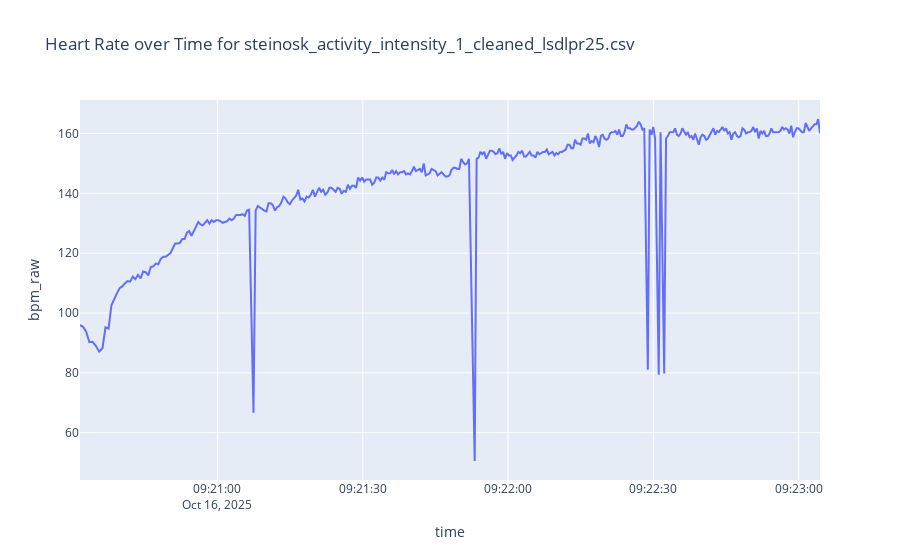
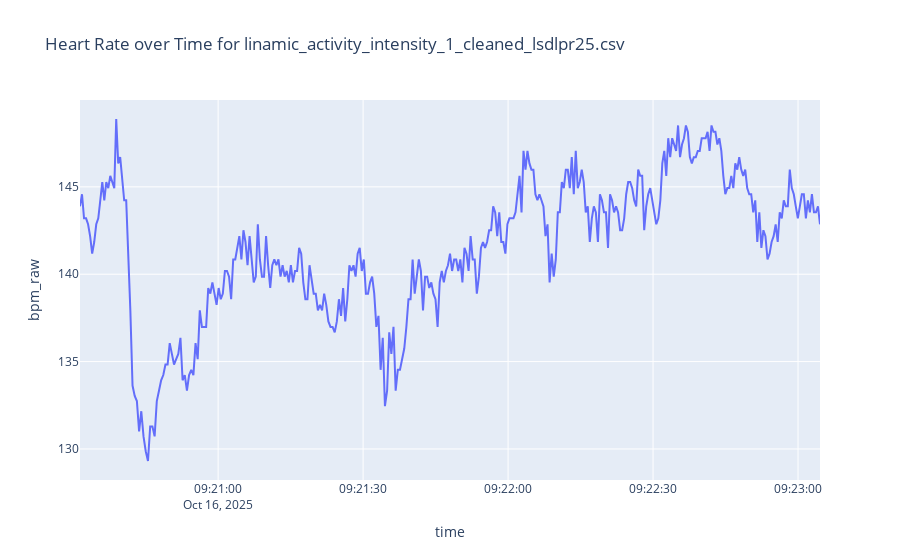
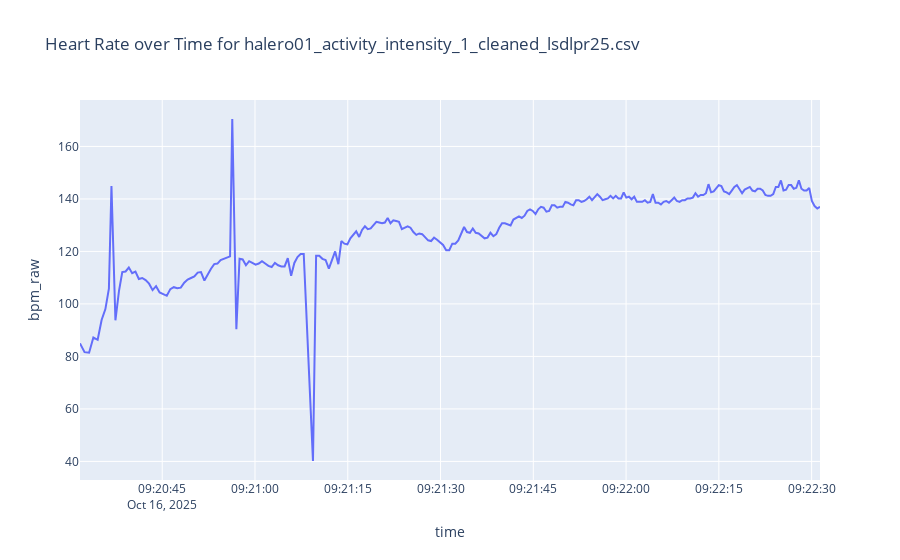
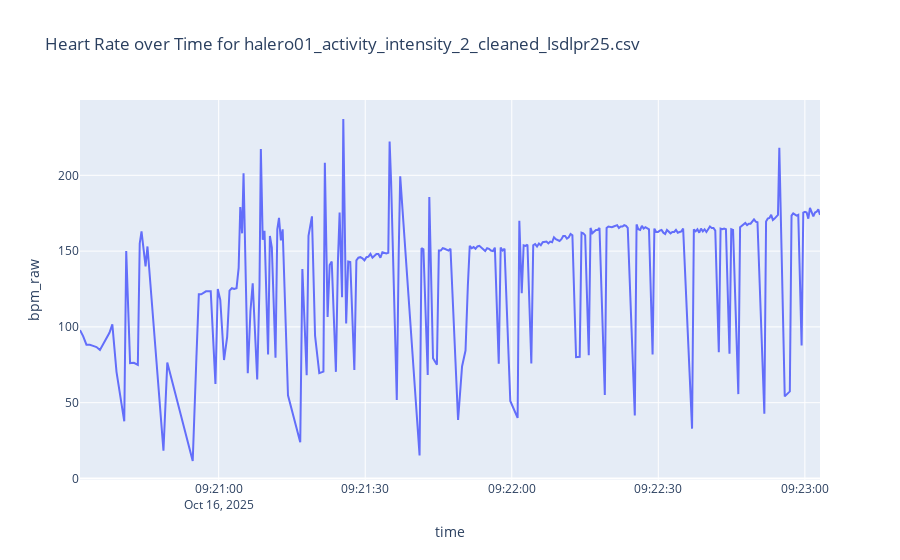

Here is the notebook cell these charts were saved with, in order:
### Code cell
data_path = "data"

class DataLoader:
    def __init__(self, data_path):
        self.data_path = data_path

    def load_csv(self, filename):
        file_path = os.path.join(self.data_path, filename)
        return pd.read_csv(file_path)

    def determine_cleaned_files(self):
        all_files = os.listdir(self.data_path)
        cleaned_files = [f for f in all_files if 'cleaned' in f]
        return cleaned_files
    
    def determine_person(self, filename):
        # Assuming the filename format is 'personID_data_cleaned.csv'
        person_id = filename.split('_')[0]
        return person_id
    
    def determine_intensity(self, filename):
        # Placeholder logic for intensity determination halero01_activity_intensity_2_cleaned_lsdlpr25.csv 
        if 'intensity_1' in filename:
            return 'low'
        elif 'intensity_2' in filename:
            return 'medium'
        elif 'intensity_3' in filename:
            return 'high'
        else:
            return 'unknown'
    
    def return_person_data(self, person_id, intensity):
        cleaned_files = self.determine_cleaned_files()
        for file in cleaned_files:
            if self.determine_person(file) == person_id and self.determine_intensity(file) == intensity:
                return self.load_csv(file)
        return None
    
data_loader = DataLoader(data_path)

import plotly.express as px


for file in data_loader.determine_cleaned_files():
    df = data_loader.load_csv(file)
    fig = px.line(df, x='time', y='bpm_raw', title=f'Heart Rate over Time for {file}')
    fig.show()

### Figure 1 — Plotly figure (JSON) as saved in the notebook; plotly's stock layout.template omitted (floating-point values rounded to 4 significant figures; data arrays with more than 128 entries replaced by an {"elided": "..."} marker saying what was removed)
{"data": [{"hovertemplate": "time=%{x}<br>bpm_raw=%{y}<extra></extra>", "legendgroup": "", "line": {"color": "#636efa", "dash": "solid"}, "marker": {"symbol": "circle"}, "mode": "lines", "name": "", "orientation": "v", "showlegend": false, "type": "scatter", "x": {"elided": "362 str values"}, "xaxis": "x", "y": {"elided": "362 float values"}, "yaxis": "y"}], "layout": {"legend": {"tracegroupgap": 0}, "title": {"text": "Heart Rate over Time for steinosk_activity_intensity_1_cleaned_lsdlpr25.csv"}, "xaxis": {"anchor": "y", "domain": [0, 1], "title": {"text": "time"}}, "yaxis": {"anchor": "x", "domain": [0, 1], "title": {"text": "bpm_raw"}}}}

### Figure 2 — Plotly figure (JSON) as saved in the notebook; plotly's stock layout.template omitted (floating-point values rounded to 4 significant figures; data arrays with more than 128 entries replaced by an {"elided": "..."} marker saying what was removed)
{"data": [{"hovertemplate": "time=%{x}<br>bpm_raw=%{y}<extra></extra>", "legendgroup": "", "line": {"color": "#636efa", "dash": "solid"}, "marker": {"symbol": "circle"}, "mode": "lines", "name": "", "orientation": "v", "showlegend": false, "type": "scatter", "x": {"elided": "362 str values"}, "xaxis": "x", "y": {"elided": "362 float values"}, "yaxis": "y"}], "layout": {"legend": {"tracegroupgap": 0}, "title": {"text": "Heart Rate over Time for linamic_activity_intensity_1_cleaned_lsdlpr25.csv"}, "xaxis": {"anchor": "y", "domain": [0, 1], "title": {"text": "time"}}, "yaxis": {"anchor": "x", "domain": [0, 1], "title": {"text": "bpm_raw"}}}}

### Figure 3 — Plotly figure (JSON) as saved in the notebook; plotly's stock layout.template omitted (floating-point values rounded to 4 significant figures; data arrays with more than 128 entries replaced by an {"elided": "..."} marker saying what was removed)
{"data": [{"hovertemplate": "time=%{x}<br>bpm_raw=%{y}<extra></extra>", "legendgroup": "", "line": {"color": "#636efa", "dash": "solid"}, "marker": {"symbol": "circle"}, "mode": "lines", "name": "", "orientation": "v", "showlegend": false, "type": "scatter", "x": {"elided": "252 str values"}, "xaxis": "x", "y": {"elided": "252 float values"}, "yaxis": "y"}], "layout": {"legend": {"tracegroupgap": 0}, "title": {"text": "Heart Rate over Time for halero01_activity_intensity_1_cleaned_lsdlpr25.csv"}, "xaxis": {"anchor": "y", "domain": [0, 1], "title": {"text": "time"}}, "yaxis": {"anchor": "x", "domain": [0, 1], "title": {"text": "bpm_raw"}}}}

### Figure 4 — Plotly figure (JSON) as saved in the notebook; plotly's stock layout.template omitted (floating-point values rounded to 4 significant figures; data arrays with more than 128 entries replaced by an {"elided": "..."} marker saying what was removed)
{"data": [{"hovertemplate": "time=%{x}<br>bpm_raw=%{y}<extra></extra>", "legendgroup": "", "line": {"color": "#636efa", "dash": "solid"}, "marker": {"symbol": "circle"}, "mode": "lines", "name": "", "orientation": "v", "showlegend": false, "type": "scatter", "x": {"elided": "288 str values"}, "xaxis": "x", "y": {"elided": "288 float values"}, "yaxis": "y"}], "layout": {"legend": {"tracegroupgap": 0}, "title": {"text": "Heart Rate over Time for halero01_activity_intensity_2_cleaned_lsdlpr25.csv"}, "xaxis": {"anchor": "y", "domain": [0, 1], "title": {"text": "time"}}, "yaxis": {"anchor": "x", "domain": [0, 1], "title": {"text": "bpm_raw"}}}}
